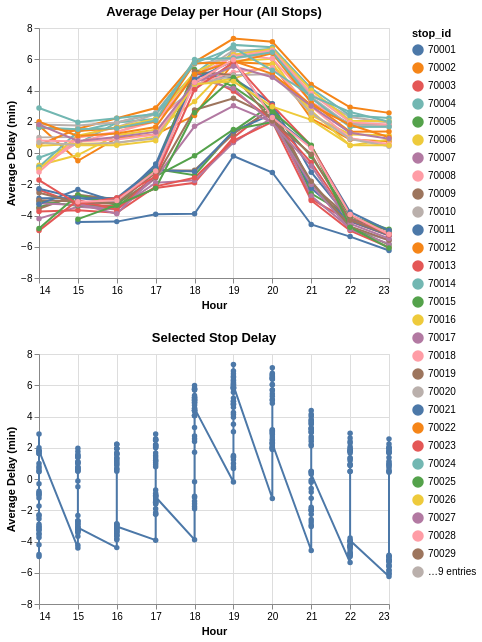

Notebook source saved alongside this figure:
### Code cell
# select the stop_id you want to display
select_stop = alt.binding_radio(options=avg_delay["stop_id"].unique(), name="Stop Selection:")

selection = alt.selection_single(
    fields=['stop_id'], 
    bind=select_stop
)

main_chart = (alt.Chart(avg_delay).mark_line(point=True).encode(
    x=alt.X('hour:Q', title="Hour"),
    y=alt.Y('delay_minutes:Q', title="Average Delay (min)"),
    color=alt.condition(
            selection,
            alt.Color('stop_id:N'),
            alt.value('lightgray')
    ),
    tooltip=['stop_id', 'hour', 'delay_minutes']
).transform_calculate(
    adjusted_hour="datum.hour - 12"
).properties(
        width=350,
        height=250,
        title='Average Delay per Hour (All Stops)'
).add_params(selection)
)

selected_chart = (alt.Chart(avg_delay).transform_filter(selection).mark_line(point=True).encode(
        x=alt.X('hour:Q', title="Hour"),
        y=alt.Y('delay_minutes:Q', title="Average Delay (min)")
).transform_calculate(
    adjusted_hour="datum.hour - 12"
).properties(
    width=350,
    height=250,
    title='Selected Stop Delay'
)
)

final_chart = main_chart & selected_chart

final_chart

### Figure 1 — Vega-Lite specification as saved in the notebook (floating-point values rounded to 4 significant figures; data arrays with more than 128 entries replaced by an {"elided": "..."} marker saying what was removed)
{"config": {"view": {"continuousWidth": 300, "continuousHeight": 300}}, "vconcat": [{"mark": {"type": "line", "point": true}, "encoding": {"color": {"condition": {"param": "param_1", "field": "stop_id", "type": "nominal"}, "value": "lightgray"}, "tooltip": [{"field": "stop_id", "type": "quantitative"}, {"field": "hour", "type": "quantitative"}, {"field": "delay_minutes", "type": "quantitative"}], "x": {"field": "hour", "title": "Hour", "type": "quantitative"}, "y": {"field": "delay_minutes", "title": "Average Delay (min)", "type": "quantitative"}}, "height": 250, "name": "view_1", "title": "Average Delay per Hour (All Stops)", "transform": [{"calculate": "datum.hour - 12", "as": "adjusted_hour"}], "width": 350}, {"mark": {"type": "line", "point": true}, "encoding": {"x": {"field": "hour", "title": "Hour", "type": "quantitative"}, "y": {"field": "delay_minutes", "title": "Average Delay (min)", "type": "quantitative"}}, "height": 250, "title": "Selected Stop Delay", "transform": [{"filter": {"param": "param_1"}}, {"calculate": "datum.hour - 12", "as": "adjusted_hour"}], "width": 350}], "data": {"name": "data-db712e0bc18bed9b168faae2af13d156"}, "params": [{"name": "param_1", "select": {"type": "point", "fields": ["stop_id"]}, "bind": {"input": "radio", "options": [70000.0, 70000.0, 70000.0, 70000.0, 70000.0, 70010.0, 70010.0, 70010.0, 70010.0, 70010.0, 70010.0, 70010.0, 70010.0, 70010.0, 70020.0, 70020.0, 70020.0, 70020.0, 70020.0, 70020.0, 70020.0, 70020.0, 70020.0, 70020.0, 70020.0, 70030.0, 70030.0, 70030.0, 70030.0, 70030.0, 70030.0, 70030.0, 70030.0, 70030.0, 70040.0, 70040.0, 70280.0, 70280.0], "name": "Stop Selection:"}, "views": ["view_1"]}], "$schema": "https://vega.github.io/schema/vega-lite/v5.17.0.json", "datasets": {"data-db712e0bc18bed9b168faae2af13d156": {"elided": "375 records"}}}
